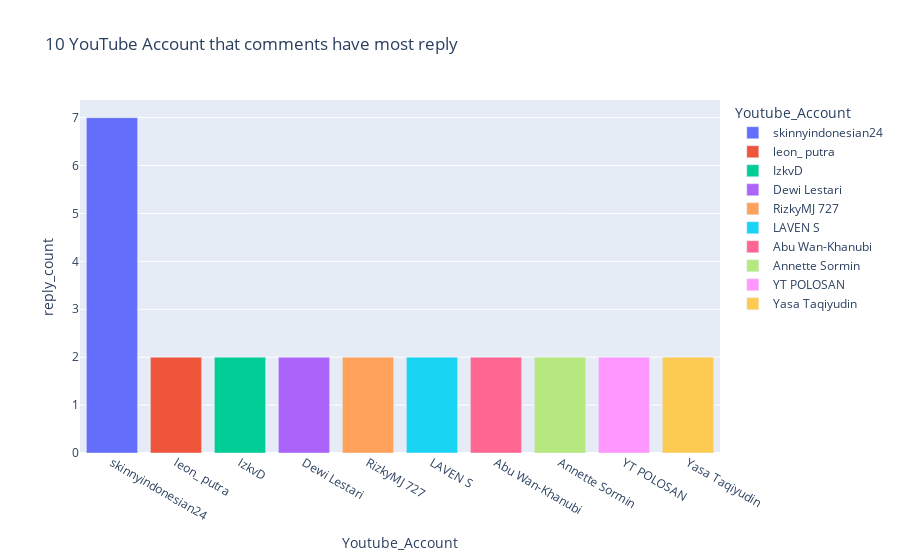

The code cell stored with this chart in its notebook:
### Markdown cell above
### 10 YouTube Account that comments have most reply

### Code cell
account = df['Name'].value_counts().head(10)
account = pd.DataFrame(data=account)
account.reset_index(inplace=True)
account = account.rename(columns = {"index" : "Youtube_Account",
                                    'Name': "reply_count"})
fig = px.bar(account, x='Youtube_Account', y='reply_count',
            color='Youtube_Account', title='10 YouTube Account that comments have most reply')
fig.show()

### Figure 1 — Plotly figure (JSON) as saved in the notebook; plotly's stock layout.template omitted (floating-point values rounded to 4 significant figures)
{"data": [{"alignmentgroup": "True", "hovertemplate": "Youtube_Account=%{x}<br>reply_count=%{y}<extra></extra>", "legendgroup": "skinnyindonesian24", "marker": {"color": "#636efa", "pattern": {"shape": ""}}, "name": "skinnyindonesian24", "offsetgroup": "skinnyindonesian24", "orientation": "v", "showlegend": true, "textposition": "auto", "type": "bar", "x": ["skinnyindonesian24"], "xaxis": "x", "y": [7], "yaxis": "y"}, {"alignmentgroup": "True", "hovertemplate": "Youtube_Account=%{x}<br>reply_count=%{y}<extra></extra>", "legendgroup": "leon_ putra", "marker": {"color": "#EF553B", "pattern": {"shape": ""}}, "name": "leon_ putra", "offsetgroup": "leon_ putra", "orientation": "v", "showlegend": true, "textposition": "auto", "type": "bar", "x": ["leon_ putra"], "xaxis": "x", "y": [2], "yaxis": "y"}, {"alignmentgroup": "True", "hovertemplate": "Youtube_Account=%{x}<br>reply_count=%{y}<extra></extra>", "legendgroup": "IzkvD", "marker": {"color": "#00cc96", "pattern": {"shape": ""}}, "name": "IzkvD", "offsetgroup": "IzkvD", "orientation": "v", "showlegend": true, "textposition": "auto", "type": "bar", "x": ["IzkvD"], "xaxis": "x", "y": [2], "yaxis": "y"}, {"alignmentgroup": "True", "hovertemplate": "Youtube_Account=%{x}<br>reply_count=%{y}<extra></extra>", "legendgroup": "Dewi Lestari", "marker": {"color": "#ab63fa", "pattern": {"shape": ""}}, "name": "Dewi Lestari", "offsetgroup": "Dewi Lestari", "orientation": "v", "showlegend": true, "textposition": "auto", "type": "bar", "x": ["Dewi Lestari"], "xaxis": "x", "y": [2], "yaxis": "y"}, {"alignmentgroup": "True", "hovertemplate": "Youtube_Account=%{x}<br>reply_count=%{y}<extra></extra>", "legendgroup": "RizkyMJ 727", "marker": {"color": "#FFA15A", "pattern": {"shape": ""}}, "name": "RizkyMJ 727", "offsetgroup": "RizkyMJ 727", "orientation": "v", "showlegend": true, "textposition": "auto", "type": "bar", "x": ["RizkyMJ 727"], "xaxis": "x", "y": [2], "yaxis": "y"}, {"alignmentgroup": "True", "hovertemplate": "Youtube_Account=%{x}<br>reply_count=%{y}<extra></extra>", "legendgroup": "LAVEN S", "marker": {"color": "#19d3f3", "pattern": {"shape": ""}}, "name": "LAVEN S", "offsetgroup": "LAVEN S", "orientation": "v", "showlegend": true, "textposition": "auto", "type": "bar", "x": ["LAVEN S"], "xaxis": "x", "y": [2], "yaxis": "y"}, {"alignmentgroup": "True", "hovertemplate": "Youtube_Account=%{x}<br>reply_count=%{y}<extra></extra>", "legendgroup": "Abu Wan-Khanubi", "marker": {"color": "#FF6692", "pattern": {"shape": ""}}, "name": "Abu Wan-Khanubi", "offsetgroup": "Abu Wan-Khanubi", "orientation": "v", "showlegend": true, "textposition": "auto", "type": "bar", "x": ["Abu Wan-Khanubi"], "xaxis": "x", "y": [2], "yaxis": "y"}, {"alignmentgroup": "True", "hovertemplate": "Youtube_Account=%{x}<br>reply_count=%{y}<extra></extra>", "legendgroup": "Annette Sormin", "marker": {"color": "#B6E880", "pattern": {"shape": ""}}, "name": "Annette Sormin", "offsetgroup": "Annette Sormin", "orientation": "v", "showlegend": true, "textposition": "auto", "type": "bar", "x": ["Annette Sormin"], "xaxis": "x", "y": [2], "yaxis": "y"}, {"alignmentgroup": "True", "hovertemplate": "Youtube_Account=%{x}<br>reply_count=%{y}<extra></extra>", "legendgroup": "YT POLOSAN", "marker": {"color": "#FF97FF", "pattern": {"shape": ""}}, "name": "YT POLOSAN", "offsetgroup": "YT POLOSAN", "orientation": "v", "showlegend": true, "textposition": "auto", "type": "bar", "x": ["YT POLOSAN"], "xaxis": "x", "y": [2], "yaxis": "y"}, {"alignmentgroup": "True", "hovertemplate": "Youtube_Account=%{x}<br>reply_count=%{y}<extra></extra>", "legendgroup": "Yasa Taqiyudin", "marker": {"color": "#FECB52", "pattern": {"shape": ""}}, "name": "Yasa Taqiyudin", "offsetgroup": "Yasa Taqiyudin", "orientation": "v", "showlegend": true, "textposition": "auto", "type": "bar", "x": ["Yasa Taqiyudin"], "xaxis": "x", "y": [2], "yaxis": "y"}], "layout": {"barmode": "relative", "legend": {"title": {"text": "Youtube_Account"}, "tracegroupgap": 0}, "title": {"text": "10 YouTube Account that comments have most reply"}, "xaxis": {"anchor": "y", "categoryarray": ["skinnyindonesian24", "leon_ putra", "IzkvD", "Dewi Lestari", "RizkyMJ 727", "LAVEN S", "Abu Wan-Khanubi", "Annette Sormin", "YT POLOSAN", "Yasa Taqiyudin"], "categoryorder": "array", "domain": [0, 1], "title": {"text": "Youtube_Account"}}, "yaxis": {"anchor": "x", "domain": [0, 1], "title": {"text": "reply_count"}}}}
